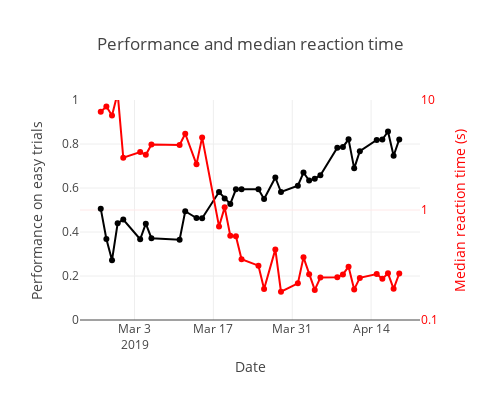

Source (notebook cell):
### Code cell
performance_easy = go.Scatter(
    x=[t.strftime('%Y-%m-%d') for t in session_info['session_date'].tolist()],
    y=session_info['performance_easy'].tolist(),
    mode = 'markers+lines',
    marker = dict(
        size = 6,
        color = 'black'),
    name = 'performance easy',
    yaxis = 'y1'
)
rt = go.Scatter(
    x=[t.strftime('%Y-%m-%d') for t in session_info['session_date'].tolist()],
    y=session_info['median_reaction_time'].tolist(),
    mode = 'markers+lines',
    marker = dict(
        size = 6,
        color = 'red'),
    name = 'reaction time',
    yaxis = 'y2'
)

data = [performance_easy, rt]

layout = go.Layout(
    yaxis=dict(
        title='Performance on easy trials',
        range=[0,1]
    ),
    yaxis2=dict(
        title='Median reaction time (s)',
        overlaying='y',
        color = 'red',
        side='right',
        type='log',
        range=np.log10([0.1, 10]).tolist(),
        dtick=np.log10([0.1, 1, 10]).tolist()
        
    ),
    xaxis=dict(
        title='Date',
    ), 
    width=500,
    height=400,
    title='Performance and median reaction time',
    showlegend=False
)

fig = go.Figure(data=data, layout=layout)
plotly.offline.iplot(fig)

### Figure 1 — Plotly figure (JSON) as saved in the notebook; plotly's stock layout.template omitted (floating-point values rounded to 4 significant figures)
{"data": [{"marker": {"color": "black", "size": 6}, "mode": "markers+lines", "name": "performance easy", "type": "scatter", "uid": "9a798f24-b772-409b-9623-88aca1ef3b76", "x": ["2019-02-25", "2019-02-26", "2019-02-27", "2019-02-28", "2019-03-01", "2019-03-04", "2019-03-05", "2019-03-06", "2019-03-11", "2019-03-12", "2019-03-14", "2019-03-15", "2019-03-18", "2019-03-19", "2019-03-20", "2019-03-21", "2019-03-22", "2019-03-25", "2019-03-26", "2019-03-28", "2019-03-29", "2019-04-01", "2019-04-02", "2019-04-03", "2019-04-04", "2019-04-05", "2019-04-08", "2019-04-09", "2019-04-10", "2019-04-11", "2019-04-12", "2019-04-15", "2019-04-16", "2019-04-17", "2019-04-18", "2019-04-19"], "y": [0.506, 0.3681, 0.2718, 0.4398, 0.4563, 0.3672, 0.4379, 0.372, 0.3653, 0.4943, 0.4632, 0.4627, 0.5816, 0.5524, 0.5278, 0.594, 0.5943, 0.594, 0.5501, 0.6477, 0.5817, 0.6107, 0.6704, 0.6343, 0.6424, 0.6579, 0.7828, 0.7865, 0.821, 0.6892, 0.7675, 0.8183, 0.8203, 0.8567, 0.7468, 0.8209], "yaxis": "y"}, {"marker": {"color": "red", "size": 6}, "mode": "markers+lines", "name": "reaction time", "type": "scatter", "uid": "9e1e07a6-397a-42cf-883c-c2f14c3083a8", "x": ["2019-02-25", "2019-02-26", "2019-02-27", "2019-02-28", "2019-03-01", "2019-03-04", "2019-03-05", "2019-03-06", "2019-03-11", "2019-03-12", "2019-03-14", "2019-03-15", "2019-03-18", "2019-03-19", "2019-03-20", "2019-03-21", "2019-03-22", "2019-03-25", "2019-03-26", "2019-03-28", "2019-03-29", "2019-04-01", "2019-04-02", "2019-04-03", "2019-04-04", "2019-04-05", "2019-04-08", "2019-04-09", "2019-04-10", "2019-04-11", "2019-04-12", "2019-04-15", "2019-04-16", "2019-04-17", "2019-04-18", "2019-04-19"], "y": [7.832, 8.728, 7.227, 11.55, 2.985, 3.363, 3.173, 3.931, 3.904, 4.931, 2.599, 4.572, 0.7093, 1.057, 0.5842, 0.5782, 0.3565, 0.3119, 0.1918, 0.4385, 0.1811, 0.2154, 0.3711, 0.2612, 0.1878, 0.2432, 0.245, 0.2596, 0.3052, 0.1897, 0.2415, 0.2614, 0.2366, 0.2657, 0.192, 0.2647], "yaxis": "y2"}], "layout": {"height": 400, "showlegend": false, "title": {"text": "Performance and median reaction time"}, "width": 500, "xaxis": {"title": {"text": "Date"}}, "yaxis": {"range": [0, 1], "title": {"text": "Performance on easy trials"}}, "yaxis2": {"color": "red", "dtick": [-1, 0, 1], "overlaying": "y", "range": [-1, 1], "side": "right", "title": {"text": "Median reaction time (s)"}, "type": "log"}}}
